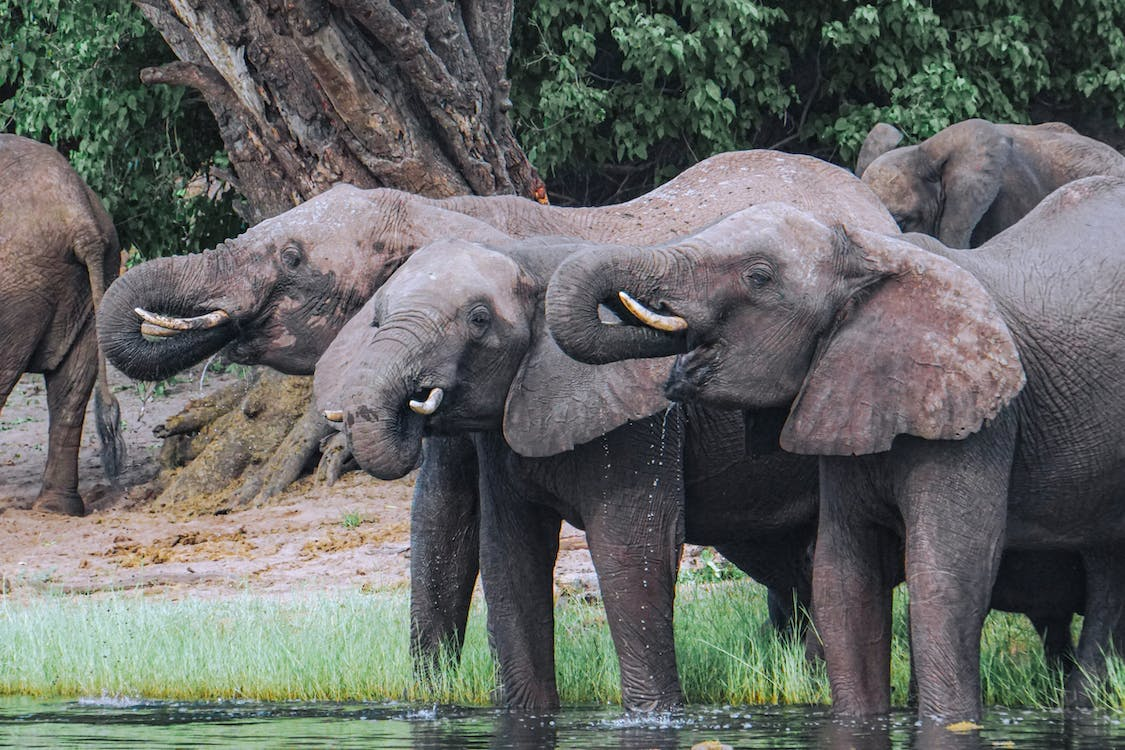
#> input picture P_2/Averaging/img.jpeg, 1125 x 750 px, found by its file name
$ python averaging.py
#> lines starting #> are read from the running program, lines starting #| are printed output that depends on the picture
import cv2 as cv

img = cv.imread('P_2/Averaging/img.jpeg')
#> img is the input picture: shape (750, 1125, 3); mean B, G, R 100.2, 103.4, 101
cv.imshow('blurred img', img)
cv.waitKey(0)
cv.destroyAllWindows()

blur = cv.blur(img, (10,10))
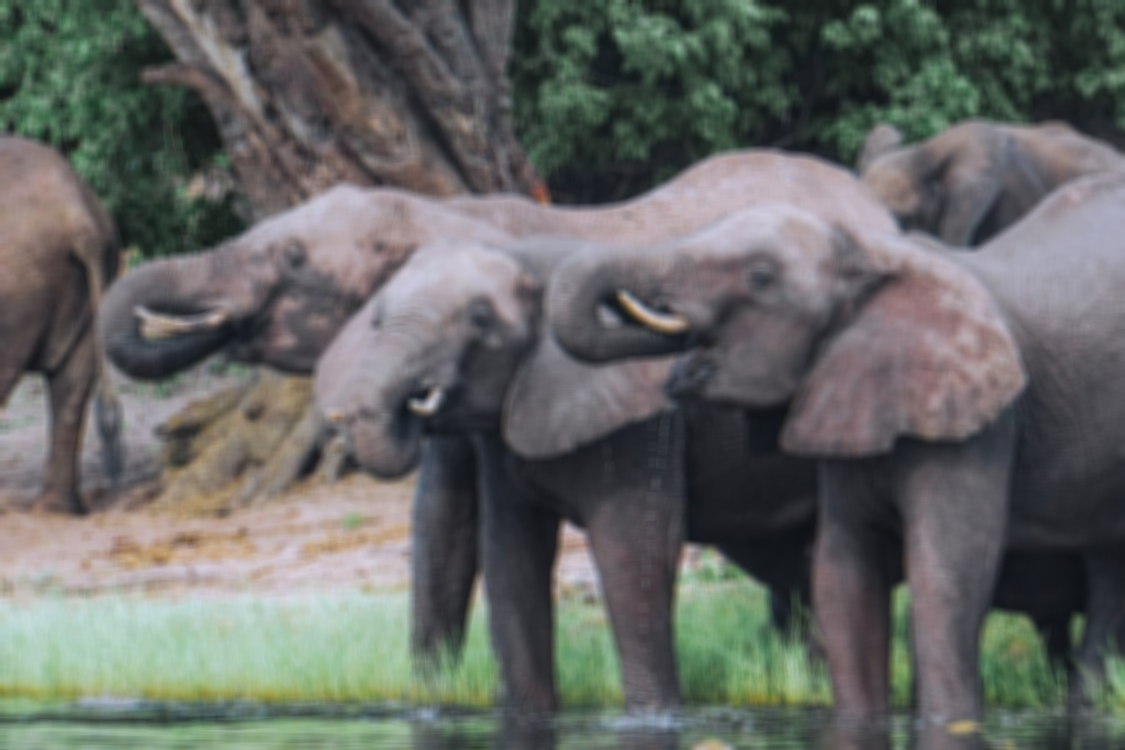
#> blur: shape (750, 1125, 3); mean B, G, R 100.2, 103.4, 101

cv.imshow('blurred img', blur)
cv.waitKey(0)
cv.destroyAllWindows()
